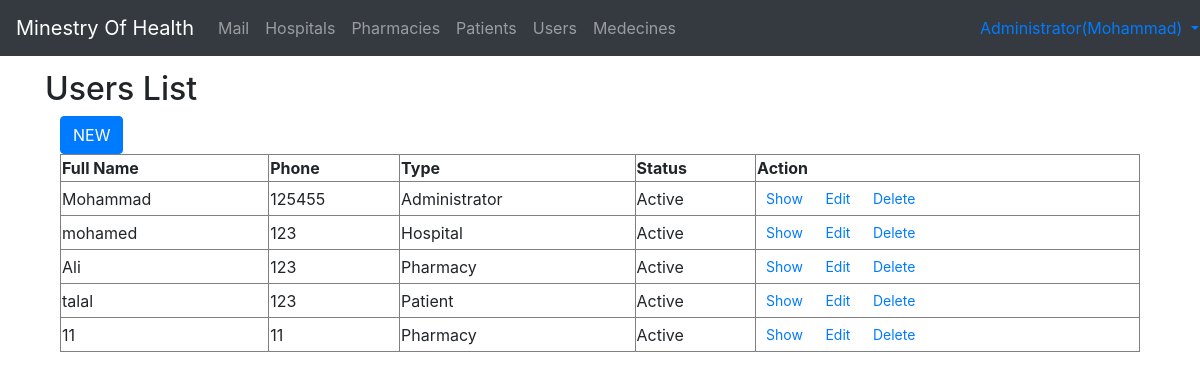
Page /admin/Users.php (signed in) on the committed database.
### tables this page shows
CREATE TABLE IF NOT EXISTS `user` (
  `id` int(15) NOT NULL AUTO_INCREMENT,
  `username` varchar(10) NOT NULL,
  `password` varchar(100) NOT NULL,
  `type` enum('Administrator','Pharmacy','Hospital','Patient') NOT NULL DEFAULT 'Patient',
  `Status` tinyint(1) NOT NULL DEFAULT '1',
  `F_name` varchar(30) NOT NULL,
  `Email` varchar(30) NOT NULL,
  `Address` varchar(30) NOT NULL,
  `Telephone` varchar(15) NOT NULL,
  `pwordAccept` tinyint(1) NOT NULL DEFAULT '0',
  `relatedId` int(11) NOT NULL,
  PRIMARY KEY (`id`)
);

### included/Users.php (the view, shortened to what this page needs)
<?php
try{
        include("config.php");
        $query="SELECT `id`, `username`,  `type`, `Status`, `F_name`, `Email`, `Address`, `Telephone`, `pwordAccept` FROM `user`  ";
         $results= $db->query($query);
while ($row = $results->fetch(PDO::FETCH_ASSOC))
{
	$s='Active';
?>
<tr >
    <td>
        <?php echo $row["F_name"]; ?>
    </td>
    <td>
        <?php echo $row["Telephone"]; ?>
    </td>
    <td>
        <?php echo $row["type"]; ?>
    </td>
    <td>
        <?php echo $s; ?>
    </td>
    <td>
        <a class="btn btn-sm" href="UserDetails.php?pID=<?php echo $row["id"]; ?>">Show</a>
        <a class="btn btn-sm" href="UserEdit.php?pID=<?php echo $row["id"]; ?>">Edit</a>
        <a class="btn btn-sm" href="UserDelete.php?pID=<?php echo $row["id"]; ?>">Delete</a>
    </td>
</tr>
<?php
}
}catch(Exception $e) {
  echo 'Message: ' .$e->getMessage();
}
?>

### admin/Users.php (shortened to what this page needs)
<!doctype html>
<html>
<head>
</head>
<body style="padding-top: 70px">
    <?php include("navbar.php") ?>
<div class="container "  >
    <h2>Users List</h2>
    <div class="container-fluid" id="MailContaint">
        <a class="btn btn-primary" href="User.php">NEW</a>
        <table width="100%%" border="1">
            <tbody>
                <tr>
                    <th scope="col">Full Name</th>
                    <th scope="col">Phone</th>
                    <th scope="col">Type</th>
                    <th scope="col">Status</th>
                    <th scope="col">Action</th>
                </tr><?php include("../included/Users.php") ?>
            </tbody>
        </table>
    </div>
</div>
</body>
</html>

### admin/navbar.php (shortened to what this page needs)
<link href="../css/bootstrap-4.0.0.css" rel="stylesheet" type="text/css" />
<nav class="navbar fixed-top navbar-expand-lg navbar-dark bg-dark">
    <a class="navbar-brand" href="#">Minestry Of Health</a>
    <div class="collapse navbar-collapse" id="navbarSupportedContent1">
        <ul class="navbar-nav mr-auto">
            <li class="nav-item">
                <a class="nav-link" href="Mail.php">
                    Mail
                </a>
            </li>
            <li class="nav-item">
                <a class="nav-link" href="Hospitals.php">
                    Hospitals
                </a>
            </li>
            <li class="nav-item">
                <a class="nav-link" href="Pharmacies.php">
                    Pharmacies
                </a>
            </li>
            <li class="nav-item">
                <a class="nav-link" href="Patients.php">
                    Patients
                </a>
            </li>
            <li class="nav-item">
                <a class="nav-link" href="Users.php">
                    Users
                </a>
            </li>
            <li class="nav-item">
                <a class="nav-link" href="Medecines.php">
                    Medecines
                </a>
            </li>
        </ul>
        <?php if(isset($_SESSION["F_name"])) { ?>
        <ul class="nav navbar-nav navbar-right">
            <li class="dropdown">
                <a href="#" class="dropdown-toggle" data-toggle="dropdown" role="button" aria-haspopup="true" aria-expanded="false">
                    <?php if(isset($_SESSION["F_name"])) echo   $_SESSION["type"].'('.$_SESSION["F_name"].')'; ?>
                </a>
            </li>
        </ul>
        <?php } ?>
    </div>
</nav>

### rows in the picture
user: F_name "Mohammad", Telephone "125455", type "Administrator", s "Active"
user: F_name "mohamed", Telephone "123", type "Hospital", s "Active"
user: F_name "Ali", Telephone "123", type "Pharmacy", s "Active"
user: F_name "talal", Telephone "123", type "Patient", s "Active"
user: F_name "11", Telephone "11", type "Pharmacy", s "Active"

### other values in the picture
$_SESSION["type"] "Administrator"
$_SESSION["F_name"] "Mohammad"
